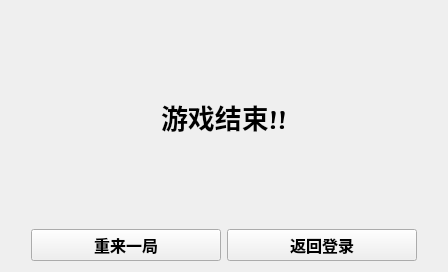
<?xml version="1.0" encoding="UTF-8"?>
<ui version="4.0">
 <class>zjhGameOverWindow</class>
 <widget class="QWidget" name="zjhGameOverWindow">
  <property name="geometry">
   <rect>
    <x>0</x>
    <y>0</y>
    <width>448</width>
    <height>272</height>
   </rect>
  </property>
  <property name="font">
   <font>
    <family>Leelawadee UI</family>
    <pointsize>10</pointsize>
   </font>
  </property>
  <property name="windowTitle">
   <string>GameOver</string>
  </property>
  <layout class="QVBoxLayout" name="verticalLayout">
   <item>
    <widget class="QLabel" name="label">
     <property name="font">
      <font>
       <family>Caladea</family>
       <pointsize>20</pointsize>
       <weight>75</weight>
       <bold>true</bold>
      </font>
     </property>
     <property name="text">
      <string>游戏结束!!</string>
     </property>
     <property name="textFormat">
      <enum>Qt::AutoText</enum>
     </property>
     <property name="alignment">
      <set>Qt::AlignCenter</set>
     </property>
    </widget>
   </item>
   <item>
    <layout class="QHBoxLayout" name="horizontalLayout">
     <property name="sizeConstraint">
      <enum>QLayout::SetFixedSize</enum>
     </property>
     <property name="leftMargin">
      <number>20</number>
     </property>
     <property name="rightMargin">
      <number>20</number>
     </property>
     <item>
      <widget class="QPushButton" name="restartBtn">
       <property name="font">
        <font>
         <family>Segoe UI Light</family>
         <pointsize>12</pointsize>
         <weight>75</weight>
         <bold>true</bold>
        </font>
       </property>
       <property name="text">
        <string>重来一局</string>
       </property>
      </widget>
     </item>
     <item>
      <widget class="QPushButton" name="gobackBtn">
       <property name="font">
        <font>
         <family>Segoe UI Light</family>
         <pointsize>12</pointsize>
         <weight>75</weight>
         <bold>true</bold>
        </font>
       </property>
       <property name="text">
        <string>返回登录</string>
       </property>
      </widget>
     </item>
    </layout>
   </item>
  </layout>
 </widget>
 <resources/>
 <connections/>
</ui>
